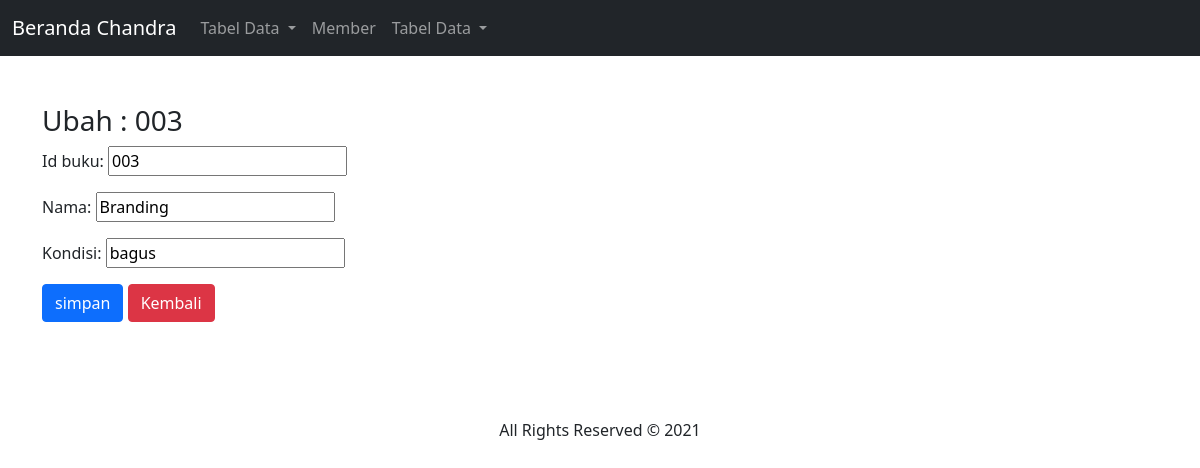
The page /ubahkembali/2 on the database its author committed.
### dashboard/models.py (models this page shows, shortened)
class Kembali(models.Model):
    id_buku=models.CharField(max_length=10)
    nama=models.CharField(max_length=8)
    tgl_pinjam=models.DateTimeField(auto_now_add=True)
    tgl_kembali=models.DateTimeField(auto_now_add=True)
    kondisi=models.CharField(max_length=15)

### dashboard/views.py (the view)
# urls.py: path('ubahkembali/<int:id_kembali>',ubah_kembali,name = 'ubah_kembali'),
def ubah_kembali(request,id_kembali):
 kembalis=Kembali.objects.get(id=id_kembali)
 if request.POST:
    form= FormKembali(request.POST,instance=kembalis)
    if form.is_valid():
        form.save()
        messages.success(request,"Data Berhasil di Input")
        return redirect('ubah_kembali',id_kembali=id_kembali)
 else  :
    form = FormKembali(instance=kembalis)
    konteks = {
        'form':form,
        'kembalis':kembalis
    }
 return render(request,'ubah_kembali.html',konteks)

### dashboard/forms.py
class FormKembali(ModelForm):
    class Meta :
        model=Kembali
        fields='__all__'

### templates/ubah_kembali.html (shortened to what this page needs)
{% load static %}
<!DOCTYPE html>
<html lang="en">
  <head>
    <link
      href="https://cdn.jsdelivr.net/npm/bootstrap@5.0.0-beta3/dist/css/bootstrap.min.css"
      rel="stylesheet"
    />
    <link
      rel="stylesheet"
      href="https://pro.fontawesome.com/releases/v5.10.0/css/all.css"
    />
    <link rel="stylesheet" href="{% static 'css/style.css'%}" />
  </head>
  <body>
    <nav class="navbar navbar-expand-lg navbar-dark bg-dark">
      <div class="container-fluid">
        <a class="navbar-brand" href="{% url 'index' %}">Beranda Chandra</a>
        <div class="collapse navbar-collapse" id="navbarSupportedContent">
          <ul class="navbar-nav me-auto mb-2 mb-lg-0">
            <li class="nav-item dropdown">
              <a class="nav-link dropdown-toggle" href="#" id="navbarDropdown" role="button" data-bs-toggle="dropdown" aria-expanded="false">
                Tabel Data
              </a>
            </li>
              <li class="nav-item">
              <a class="nav-link" href="{% url 'member' %}">Member</a>
            </li>
            <li class="nav-item dropdown">
              <a class="nav-link dropdown-toggle" href="#" id="navbarDropdown" role="button" data-bs-toggle="dropdown" aria-expanded="false">
                Tabel Data
              </a>
            </li>
          </ul>
        </div>
      </div>
    </nav>
    <div class="container-fluid layanan pt-5 pb-5">
      <section id="form">
        <div class="container">
          <h3>Ubah : {{ kembalis.id_buku }}</h3>
          <form action="{% url 'ubah_kembali' kembalis.id %}" method="post">
              {{form.as_p}}
                <button type="submit" class="btn btn-primary">simpan</button>
                <a href="/kembali" class="btn btn-danger">Kembali</a>
          </form>
        </div>
      </section>
    </div>
    <div class="container text-center pt-5 pb-5">
      All Rights Reserved &copy; 2021
    </div>
  </body>
</html>

### rows shown on the page
Kembali: id_buku "003", nama "Branding", kondisi "bagus"
